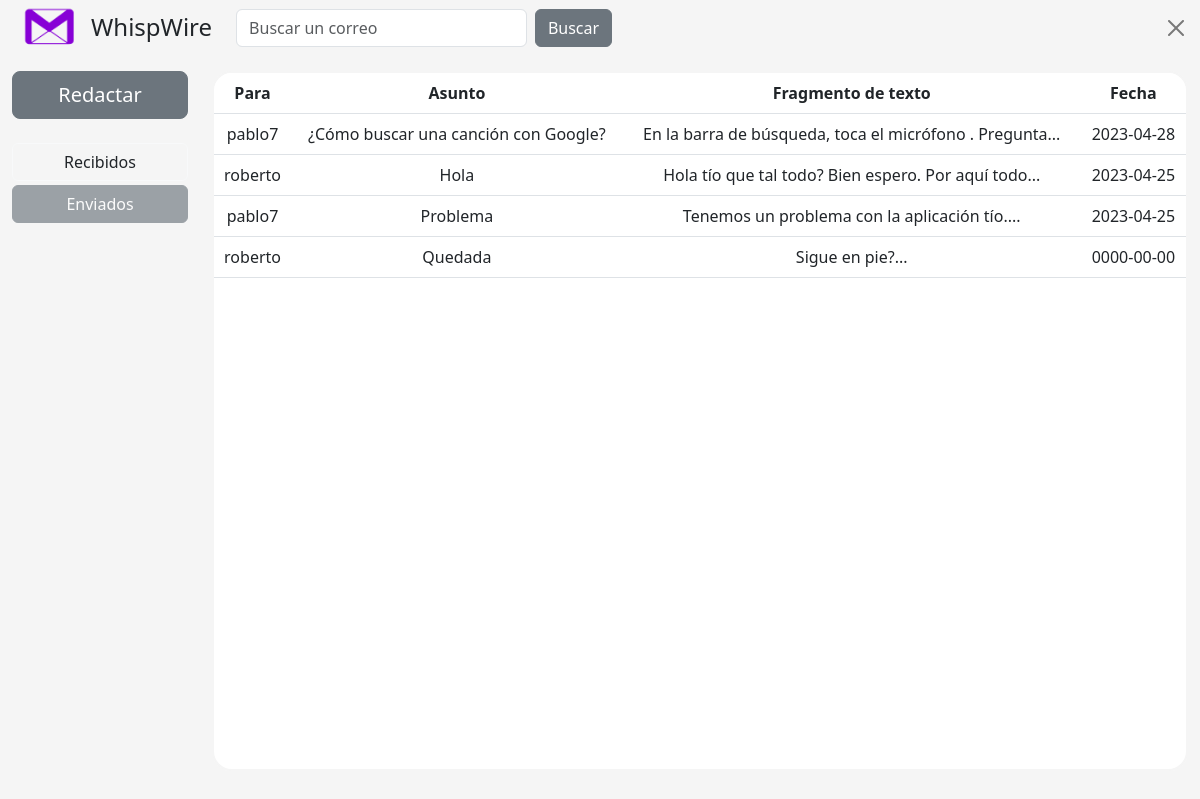
Page /code/bandejaDeEntrada.php?error=error&modo=enviados (signed in) on the committed database.
### tables this page shows
CREATE TABLE `mensajes` (
  `Id` int(6) NOT NULL,
  `Emisor` varchar(255) NOT NULL,
  `Receptor` varchar(255) NOT NULL,
  `Asunto` varchar(255) NOT NULL,
  `Mensaje` text NOT NULL,
  `Fecha` date NOT NULL,
  `Abierto` tinyint(1) NOT NULL
);

### code/funcionalidad.php (called while the page is built, shortened)
<?php
    function consultarMensajes($modo, $usuario, $busqueda){
        $db = new mysqli('localhost', 'root', '', 'whispwire');
        if($modo == "recibidos"){
            $consultar = "SELECT * FROM `mensajes` WHERE `Receptor` LIKE '$usuario' ORDER BY fecha DESC";
        }
        else if($modo == "enviados"){
            $consultar = "SELECT * FROM `mensajes` WHERE `Emisor` LIKE '$usuario' ORDER BY fecha DESC";
        }
        else if($modo == "buscar"){
            $consultar = "SELECT * FROM `mensajes` WHERE `Emisor` LIKE '$busqueda' AND `Receptor` LIKE '$usuario'";
        }
        $consulta = $db->query($consultar);
        return $consulta;
    }
?>

### code/bandejaDeEntrada.php (the view, shortened to what this page needs)
<!DOCTYPE html>
<html lang="en">
<head>
    <?php
      require 'funcionalidad.php';
      if(isset($_SESSION['user'])){
          $user = $_SESSION['user'];
      }
      $modo = $_GET['modo'];
      $marcarAbrir = ($modo == "recibidos" || $modo == "buscar") ? "1" : "0";
      if(isset($_GET['aBuscar'])){
        $aBuscar = $_GET['aBuscar'];
      }
      else{
        $aBuscar = "Nada";
      }
    ?>
    <link rel="stylesheet" type="text/css" href="../css/vist.css">
    <link href="https://cdn.jsdelivr.net/npm/bootstrap@5.3.0-alpha3/dist/css/bootstrap.min.css" rel="stylesheet">
</head>
<body>
  <div class="container-fluid">
    <div class="row align-items-center">
      <div class="col-md-auto col-lg-auto d-none d-md-block">
        <img src="../img/logo.png" class="img-fluid" alt="Logo" id="logo">
      </div>
      <div class="col-md-auto col-lg-auto">
        <h4 id="textoLogo">WhispWire</h4>
      </div>
      <div class="col-md-4 col-lg-4 col-xl-4">
        <form class="d-flex" role="search" action="buscarCorreos.php" method="post">
            <input class="form-control me-2" type="search" name="buscar" placeholder="Buscar un correo" aria-label="Search">
            <button class="btn btn-secondary" type="submit">Buscar</button>
        </form>
      </div>
      <div class="col align-self-end">
        <div class="d-flex justify-content-end align-items-end" id="navBE">
          <a href="cerrarSesion.php"><button type="button" class="btn-close" aria-label="Close"></button></a>
        </div>
      </div>
    </div>
    <div class="mt-3 row">
      <div class="col-md-2">
        <div class="sidebar">
          <button type="button" id="botonR" class="btn btn-secondary btn-lg w-100" data-bs-toggle="modal" data-bs-target="#redactarM">Redactar</button>
          <?php
            if($modo == "recibidos" || $modo == "buscar"){
          ?>
          <button type="button" class="mt-4 btn btn btn-secondary w-100" disabled>Recibidos</button>
          <form method="POST" action="tipoBandeja.php">
            <input type="hidden" name="tipo" value="aEnviados">
            <button type="submit" class="mt-1 btn btn-outline-light btn-transparent text-dark w-100">Enviados</button>
          </form>
          <?php
            }else{
          ?>
          <div class="mt-4">
            <form method="POST" action="tipoBandeja.php">
              <button type="submit" class="btn btn-outline-light btn-transparent text-dark w-100">Recibidos</button>
            </form>
          </div>
          <button type="button" class="mt-1 btn btn btn-secondary w-100" disabled>Enviados</button>
          <?php
            }
          ?>
        </div>
      </div>
      <div class="col-md-10">
        <div class="bandejaEntrada">
          <div class="table-responsive">
            <table class="table table-hover" id="tablaNormal">
              <thead>
                <tr>
                  <?php if($modo == "enviados") { ?>
                    <th>Para</th>
                  <?php } else{ ?>
                    <th>Emisor</th>
                  <?php } ?>
                  <th>Asunto</th>
                  <th>Fragmento de texto</th>
                  <th>Fecha</th>
                </tr>
              </thead>
              <tbody>
                <?php $mensajes = consultarMensajes($modo, $user, $aBuscar); ?>
                <?php while($row = $mensajes->fetch_assoc()) { ?>
                  <tr onclick="window.location='correo.php?id=<?php echo $row['Id']; ?>&marcarAbrir=<?php echo $marcarAbrir; ?>'" <?php if ($row['Abierto'] == "1") echo 'class="table-dark-row"'; ?>>
                    <td><?php if($modo == "enviados") {echo $row['Receptor'];} else{echo $row['Emisor'];} ?></td>
                    <td><?php echo $row['Asunto']; ?></td>
                    <td>
                      <?php
                        $words = explode(" ", $row['Mensaje']);
                        $selected_words = array_slice($words, 0, 10);
                        $new_string = implode(" ", $selected_words);
                        echo $new_string."...";
                      ?>
                    </td>
                    <td><?php echo $row['Fecha']; ?></td>
                  </tr>
                <?php } ?>
              </tbody>
            </table>
          </div>
        </div>
      </div>
    </div>
  </div>
</body>
</html>

### css/vist.css (style rules this page uses)
#logo { width: 55px; height: 55px; left: 10px; position: relative; }
#textoLogo { margin-top: 8px; position: relative; }
@media screen and (min-width: 768px) { #navBE { margin-top: -39px; position: relative; } }
.btn-transparent { background-color: transparent; border: none; }
.bandejaEntrada { width: 100%; height: calc(100vh - 100px); overflow-y: auto; overflow-x: hidden; max-height: calc(100vh - 100px); background-color: white; border: 2px solid #f5f5f5; border-radius: 20px; }
#tablaNormal tr { text-align: center; }
.table-dark-row { background-color: #e7e7e7; }

### code/bandejaDeEntrada.php (style rules this page uses)
body { background-color: #f5f5f5; }

### rows in the picture
mensajes: Receptor "pablo7", Asunto "¿Cómo buscar una canción con Google?", new_string "En la barra de búsqueda, toca el micrófono . Pregunta", Fecha "2023-04-28"
mensajes: Receptor "roberto", Asunto "Hola", Mensaje "Hola tío que tal todo? Bien espero. Por aquí todo", Fecha "2023-04-25"
mensajes: Receptor "pablo7", Asunto "Problema", Mensaje "Tenemos un problema con la aplicación tío.", Fecha "2023-04-25"
mensajes: Receptor "roberto", Asunto "Quedada", Mensaje "Sigue en pie?", Fecha "0000-00-00"
